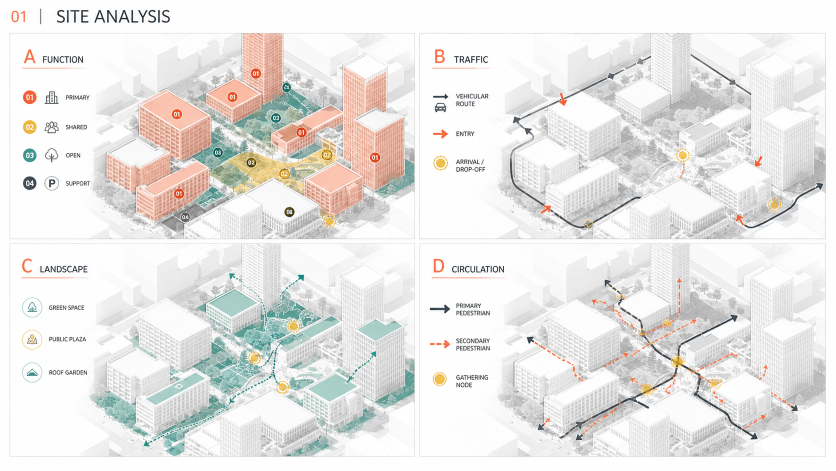
#> input picture assets/examples/site-analysis-v030.png, 1672 x 941 px (shown at 1/2 size)
$ python -i style_cluster_v030.py   (imports and definitions only)
#> lines starting #> are read from the running program, lines starting #| are printed output that depends on the picture
#!/usr/bin/env python3
"""Cluster Pinterest thumbnails into eight reproducible visual style groups."""

from __future__ import annotations

import importlib.util
import json
from pathlib import Path

import numpy as np
from PIL import Image, ImageFilter
from sklearn.cluster import MiniBatchKMeans


ROOT = Path(__file__).resolve().parents[1]
SPEC = importlib.util.spec_from_file_location("pipeline", ROOT / "scripts/pipeline.py")
pipeline = importlib.util.module_from_spec(SPEC)
# [2 lines not run here, left out]

PROFILE_IDS = [
    "minimal_grey_competition",
    "ecological_layered_wash",
    "desaturated_paper_collage",
    "precision_vector_analysis",
    "layered_landscape_axonometric",
    "diagnostic_heat_overlay",
    "hand_drawn_mixed_media",
    "dark_high_contrast_narrative",
]


def features(path: str) -> np.ndarray:
    with Image.open(path) as image:
#> image is the input picture: PIL image 1672x941 RGB; mean R, G, B 233.2, 231.6, 229.6
        rgb = image.convert("RGB").resize((96, 96), Image.Resampling.BILINEAR)
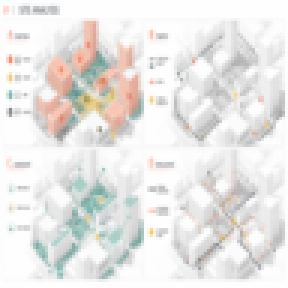
#> rgb: PIL image 96x96 RGB (shown 3 times larger); mean R, G, B 233.1, 231.6, 229.6
        hsv = np.asarray(rgb.convert("HSV"), dtype=np.float32)
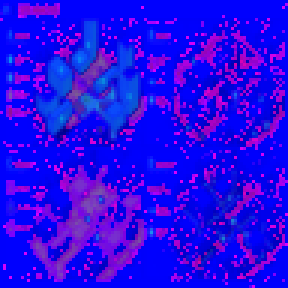
#> hsv: shape (96, 96, 3) float32 (shown 3 times larger); mean R, G, B 38.5, 8.1, 235
        gray = np.asarray(rgb.convert("L"), dtype=np.float32) / 255.0
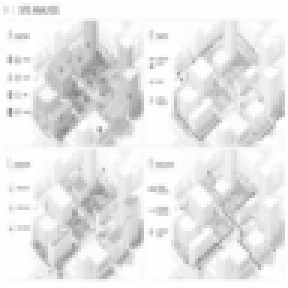
#> gray: shape (96, 96) float32 (shown 3 times larger); min 0.514, max 1, mean 0.909
        edges = np.asarray(rgb.convert("L").filter(ImageFilter.FIND_EDGES), dtype=np.float32) / 255.0
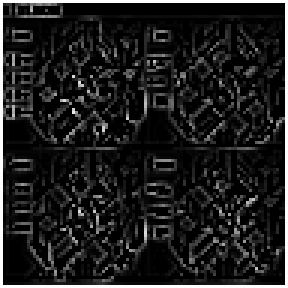
#> edges: shape (96, 96) float32 (shown 3 times larger); min 0, max 1, mean 0.12
        color_hist = []
        for channel in range(3):
            values, _ = np.histogram(hsv[:, :, channel], bins=12, range=(0, 256), density=True)
            color_hist.extend(values.tolist())
#> after the loop, color_hist = 36 values, max 0.0411 at index 12, min 0 at index 10, mean 0.00391
        summary = [
            float(gray.mean()), float(gray.std()),
            float((hsv[:, :, 1] / 255.0).mean()),
            float((hsv[:, :, 2] / 255.0).mean()),
            float(edges.mean()), float((gray > 0.92).mean()),
        ]
#> summary = [0.909, 0.0928, 0.0316, 0.922, 0.12, 0.57]
        vector = np.asarray(color_hist + summary, dtype=np.float32)
#> vector = 42 values, max 0.922 at index 39, min 0 at index 10, mean 0.0663
        norm = np.linalg.norm(vector)
#> norm = 1.42
        return vector / norm if norm else vector


# [52 lines left out: function main, not called in this run]


# [2 lines not run here, left out]

>>> result = features('../assets/examples/site-analysis-v030.png')
#> result = 42 values, max 0.647 at index 39, min 0 at index 10, mean 0.0466
